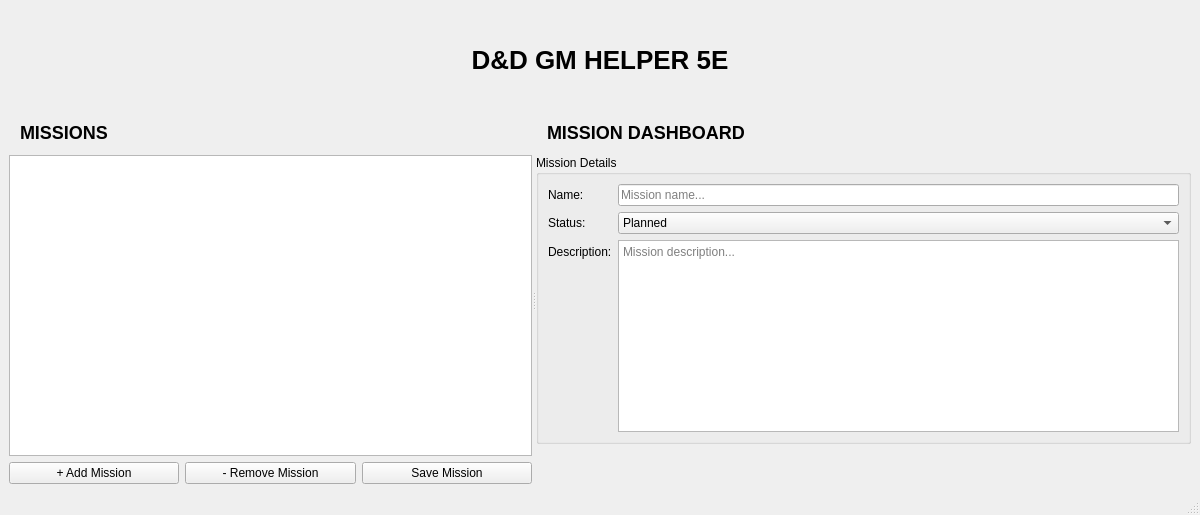
<?xml version="1.0" encoding="UTF-8"?>
<ui version="4.0">
 <class>Dashbord</class>
 <widget class="QMainWindow" name="Dashbord">
  <property name="geometry">
   <rect>
    <x>0</x>
    <y>0</y>
    <width>1200</width>
    <height>515</height>
   </rect>
  </property>
  <property name="windowTitle">
   <string>D&amp;D GM Helper 5E</string>
  </property>
  <widget class="QWidget" name="centralwidget">
   <layout class="QVBoxLayout" name="mainLayout">
    <item>
     <widget class="QLabel" name="titleLabel">
      <property name="styleSheet">
       <string notr="true">
font-size: 26px;
font-weight: bold;
padding: 12px;
       </string>
      </property>
      <property name="text">
       <string>D&amp;D GM HELPER 5E</string>
      </property>
      <property name="alignment">
       <set>Qt::AlignCenter</set>
      </property>
     </widget>
    </item>
    <item>
     <widget class="QSplitter" name="missionsSplitter">
      <property name="orientation">
       <enum>Qt::Horizontal</enum>
      </property>
      <widget class="QWidget" name="missionsPanel">
       <layout class="QVBoxLayout" name="missionsPanelLayout">
        <item>
         <widget class="QLabel" name="missionsTitleLabel">
          <property name="styleSheet">
           <string notr="true">
font-size: 18px;
font-weight: bold;
padding: 6px;
           </string>
          </property>
          <property name="text">
           <string>MISSIONS</string>
          </property>
         </widget>
        </item>
        <item>
         <widget class="QListWidget" name="missionList"/>
        </item>
        <item>
         <layout class="QHBoxLayout" name="missionButtonsLayout">
          <item>
           <widget class="QPushButton" name="addMissionButton">
            <property name="text">
             <string>+ Add Mission</string>
            </property>
           </widget>
          </item>
          <item>
           <widget class="QPushButton" name="removeMissionButton">
            <property name="text">
             <string>- Remove Mission</string>
            </property>
           </widget>
          </item>
          <item>
           <widget class="QPushButton" name="saveMissionButton">
            <property name="text">
             <string>Save Mission</string>
            </property>
           </widget>
          </item>
         </layout>
        </item>
       </layout>
      </widget>
      <widget class="QWidget" name="missionDashboardPanel">
       <layout class="QVBoxLayout" name="missionDashboardLayout">
        <item>
         <widget class="QLabel" name="missionDashboardTitleLabel">
          <property name="styleSheet">
           <string notr="true">
font-size: 18px;
font-weight: bold;
padding: 6px;
           </string>
          </property>
          <property name="text">
           <string>MISSION DASHBOARD</string>
          </property>
         </widget>
        </item>
        <item>
         <widget class="QGroupBox" name="missionDetailsGroupBox">
          <property name="title">
           <string>Mission Details</string>
          </property>
          <layout class="QFormLayout" name="missionDetailsFormLayout">
           <item row="0" column="0">
            <widget class="QLabel" name="missionNameLabel">
             <property name="text">
              <string>Name:</string>
             </property>
            </widget>
           </item>
           <item row="0" column="1">
            <widget class="QLineEdit" name="missionNameEdit">
             <property name="placeholderText">
              <string>Mission name...</string>
             </property>
            </widget>
           </item>
           <item row="1" column="0">
            <widget class="QLabel" name="missionStatusLabel">
             <property name="text">
              <string>Status:</string>
             </property>
            </widget>
           </item>
           <item row="1" column="1">
            <widget class="QComboBox" name="missionStatusCombo">
             <item>
              <property name="text">
               <string>Planned</string>
              </property>
             </item>
             <item>
              <property name="text">
               <string>Active</string>
              </property>
             </item>
             <item>
              <property name="text">
               <string>Completed</string>
              </property>
             </item>
             <item>
              <property name="text">
               <string>Failed</string>
              </property>
             </item>
             <item>
              <property name="text">
               <string>Archived</string>
              </property>
             </item>
            </widget>
           </item>
           <item row="2" column="0">
            <widget class="QLabel" name="missionDescriptionLabel">
             <property name="text">
              <string>Description:</string>
             </property>
            </widget>
           </item>
           <item row="2" column="1">
            <widget class="QTextEdit" name="missionDescriptionEdit">
             <property name="minimumSize">
              <size>
               <width>0</width>
               <height>180</height>
              </size>
             </property>
             <property name="placeholderText">
              <string>Mission description...</string>
             </property>
            </widget>
           </item>
          </layout>
         </widget>
        </item>
        <item>
         <spacer name="missionDashboardSpacer">
          <property name="orientation">
           <enum>Qt::Vertical</enum>
          </property>
          <property name="sizeHint" stdset="0">
           <size>
            <width>20</width>
            <height>40</height>
           </size>
          </property>
         </spacer>
        </item>
       </layout>
      </widget>
     </widget>
    </item>
   </layout>
  </widget>
  <widget class="QMenuBar" name="menubar">
   <property name="geometry">
    <rect>
     <x>0</x>
     <y>0</y>
     <width>1200</width>
     <height>23</height>
    </rect>
   </property>
  </widget>
  <widget class="QStatusBar" name="statusbar"/>
 </widget>
 <resources/>
 <connections/>
</ui>
